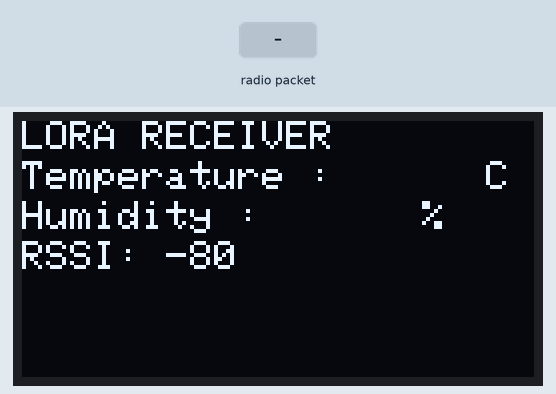
The sketch below on a simulated ESP32. Parts: 128×64 one-colour display. The inputs (shaded band) are chosen by the test bench. No radio packets arrive unless stated; what the sketch prints to the serial monitor is not drawn.

Above: at 1.3 s.
1.4 s: radio packet "1" arrives
At 2.9 s:
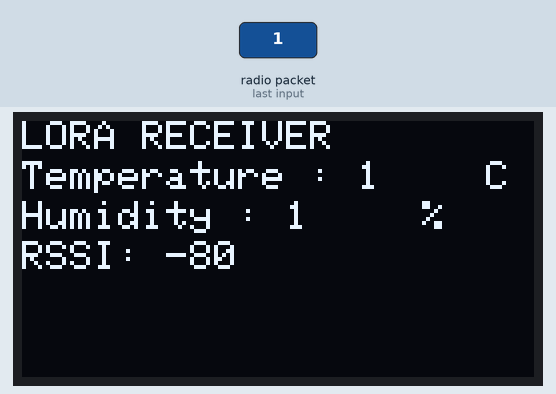
3.9 s: radio packet "0" arrives
At 5.9 s:
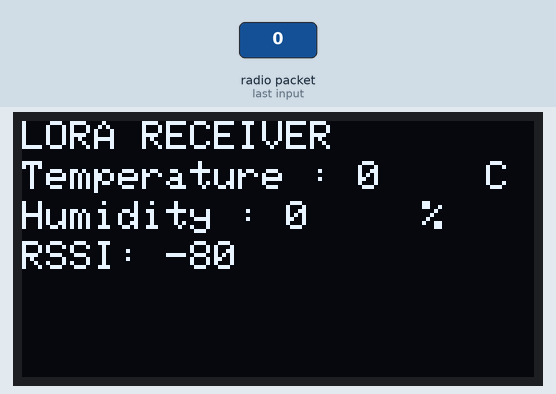
6.4 s: radio packet "2" arrives
At 8.9 s:
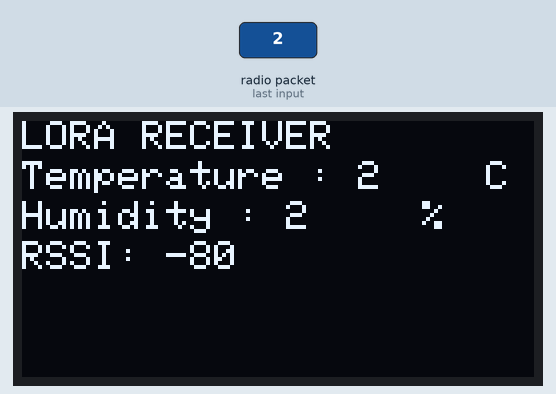
Timing chart, 0 to 10.4 s (numbered marks = the images above; inputs shaded):
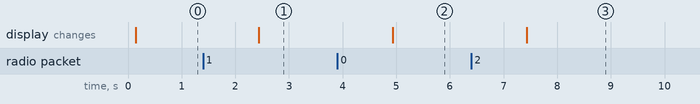

Measured:
- after the input at 1.4 s, the display: changes after 1.0 s (image 1)
- after the input at 3.9 s, the display: changes after 1.0 s (image 2)
- after the input at 6.4 s, the display: changes after 1.0 s (image 3)

The sketch:

ra_Received_Humidity_copy_20231007021448_copy_20231020025613.ino
```cpp
/*********
  Rui Santos
  Complete project details at https://RandomNerdTutorials.com/ttgo-lora32-sx1276-arduino-ide/
*********/

//Libraries for LoRa
#include <SPI.h>
#include <LoRa.h>

//Libraries for OLED Display
#include <Wire.h>
#include <Adafruit_GFX.h>
#include <Adafruit_SSD1306.h>

//define the pins used by the LoRa transceiver module
#define SCK 5
#define MISO 19
#define MOSI 27
#define SS 18
#define RST 14
#define DIO0 26

//433E6 for Asia
//866E6 for Europe
//915E6 for North America
#define BAND 915E6

//OLED pins
#define OLED_SDA 21
#define OLED_SCL 22
#define OLED_RST 14
#define SCREEN_WIDTH 128 // OLED display width, in pixels
#define SCREEN_HEIGHT 64 // OLED display height, in pixels

Adafruit_SSD1306 display(SCREEN_WIDTH, SCREEN_HEIGHT, &Wire, OLED_RST);

// Initialize variables to get and save LoRa data
int rssi;
String loRaMessage;
String temperature;
String humidity;
String readingID;
String LoRaData;

void setup() {
  //initialize Serial Monitor
  Serial.begin(115200);

  //reset OLED display via software
  pinMode(OLED_RST, OUTPUT);
  digitalWrite(OLED_RST, LOW);
  delay(20);
  digitalWrite(OLED_RST, HIGH);

  //initialize OLED
  Wire.begin(OLED_SDA, OLED_SCL);
  if(!display.begin(SSD1306_SWITCHCAPVCC, 0x3c, false, false)) { // Address 0x3C for 128x32
    Serial.println(F("SSD1306 allocation failed"));
    for(;;); // Don't proceed, loop forever
  }

  display.clearDisplay();
  display.setTextColor(WHITE);
  display.setTextSize(1);
  display.setCursor(0,0);
  display.print("LORA RECEIVER ");
  display.display();

  Serial.println("LoRa Receiver Test");

  //SPI LoRa pins
  SPI.begin(SCK, MISO, MOSI, SS);
  //setup LoRa transceiver module
  LoRa.setPins(SS, RST, DIO0);

  if (!LoRa.begin(BAND)) {
    Serial.println("Starting LoRa failed!");
    while (1);
  }
  Serial.println("LoRa Initializing OK!");
  display.setCursor(0,10);
  display.println("LoRa Initializing OK!");
  display.display();
}

void loop() {

  //try to parse packet
  int packetSize = LoRa.parsePacket();
  if (packetSize) {

    //get Lora Data
   Serial.print("Lora packet received: ");
  // Read packet
  while (LoRa.available()) {
    String LoRaData = LoRa.readString();
    Serial.print(LoRaData);

    // Get readingID, temperature and soil moisture
    int pos1 = LoRaData.indexOf('/');
    int pos2 = LoRaData.indexOf('&');
    readingID = LoRaData.substring(0, pos1);
    temperature = LoRaData.substring(pos1 +1, pos2);
    humidity = LoRaData.substring(pos2+1, LoRaData.length());
  }
       //print RSSI of packet
    int rssi = LoRa.packetRssi();
    Serial.print(" RSSI : ");
    Serial.println(rssi);
  }
   // Display information
   display.clearDisplay();
   display.setCursor(0,0);
   display.setTextSize(1);
   display.setTextColor(WHITE);
   display.print("LORA RECEIVER");

    display.setTextSize(1);
    display.setTextColor(WHITE);
    display.setCursor(0, 10);
    display.print("Temperature : ");
    display.println(temperature);
     display.setCursor(110, 10);
    display.print(" C");
    display.setCursor(0, 20);
    display.print("Humidity : ");
    display.println(humidity);
    display.setCursor(100, 20);
    display.print("%");
    display.setCursor(0,30);
    display.print("RSSI: ");
    display.println(LoRa.packetRssi());
    display.display();

}
```
